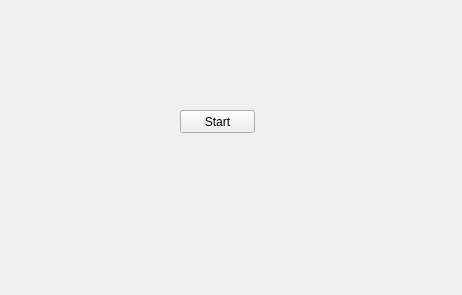
<?xml version="1.0" encoding="UTF-8"?>
<ui version="4.0">
 <class>Widget</class>
 <widget class="QWidget" name="Widget">
  <property name="geometry">
   <rect>
    <x>0</x>
    <y>0</y>
    <width>462</width>
    <height>295</height>
   </rect>
  </property>
  <property name="windowTitle">
   <string>Widget</string>
  </property>
  <widget class="QPushButton" name="pushButton">
   <property name="geometry">
    <rect>
     <x>180</x>
     <y>110</y>
     <width>75</width>
     <height>23</height>
    </rect>
   </property>
   <property name="text">
    <string>Start</string>
   </property>
  </widget>
 </widget>
 <resources/>
 <connections/>
</ui>
